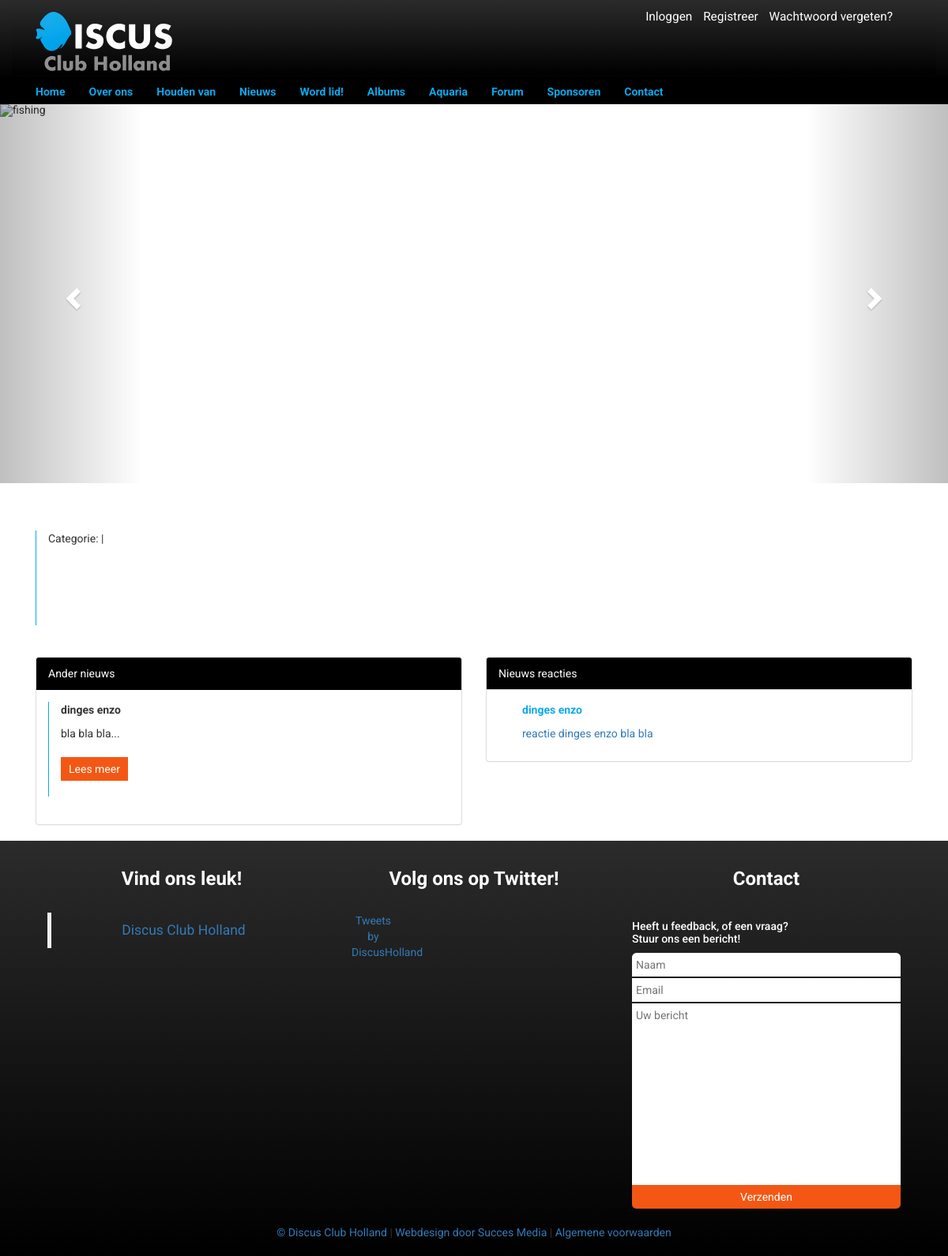
The page / on the database its author committed.
### tables this page shows
CREATE TABLE IF NOT EXISTS `news` (
  `id` INT NOT NULL AUTO_INCREMENT,
  `sub_category_id` INT NOT NULL,
  `title` VARCHAR(100) NOT NULL,
  `content` TEXT NOT NULL,
  `created_at` TIMESTAMP NULL DEFAULT NULL,
  `last_changed` TIMESTAMP NOT NULL DEFAULT CURRENT_TIMESTAMP ON UPDATE CURRENT_TIMESTAMP,
  `deleted_at` TIMESTAMP NULL,
  PRIMARY KEY (`id`),
  INDEX `fk_news_sub_category1_idx` (`sub_category_id` ASC),
  CONSTRAINT `fk_news_sub_category1`
    FOREIGN KEY (`sub_category_id`)
    REFERENCES `sub_category` (`id`)
    ON DELETE NO ACTION
    ON UPDATE NO ACTION);

CREATE TABLE IF NOT EXISTS `news_reply` (
  `id` INT NOT NULL AUTO_INCREMENT,
  `user_id` INT NOT NULL,
  `content` TEXT NOT NULL,
  `news_id` INT NOT NULL,
  `created_at` TIMESTAMP NULL DEFAULT NULL,
  `deleted_at` TIMESTAMP NULL,
  `last_changed` TIMESTAMP NOT NULL DEFAULT CURRENT_TIMESTAMP ON UPDATE CURRENT_TIMESTAMP,
  PRIMARY KEY (`id`),
  INDEX `fk_news_reply_user1_idx` (`user_id` ASC),
  INDEX `fk_news_reply_news1_idx` (`news_id` ASC),
  CONSTRAINT `fk_news_reply_user1`
    FOREIGN KEY (`user_id`)
    REFERENCES `user` (`id`)
    ON DELETE NO ACTION
    ON UPDATE NO ACTION,
  CONSTRAINT `fk_news_reply_news1`
    FOREIGN KEY (`news_id`)
    REFERENCES `news` (`id`)
    ON DELETE NO ACTION
    ON UPDATE NO ACTION);

### index.php (the view, shortened to what this page needs)
<?php require_once("includes/tools/security.php"); ?>
<!DOCTYPE html>
<html lang="en">
<head>
    <link rel="stylesheet" href="/css/style.css">
    <link rel="stylesheet" href="https://maxcdn.bootstrapcdn.com/bootstrap/3.3.7/css/bootstrap.min.css">
    <link rel="stylesheet" href="https://maxcdn.bootstrapcdn.com/font-awesome/4.4.0/css/font-awesome.min.css">
</head>
<body>
    <?php
        require_once("includes/components/nav.php");
        require_once("includes/components/slider.php");
        $result = $dbc->prepare("SELECT * FROM `topic` JOIN sub_category ON category_id JOIN user ON user_id WHERE state_id = 3");
        $result->execute();
        $text = $result->fetch(PDO::FETCH_ASSOC);
      ?>
    <div class="container main">
        <div class="row">
            <br><br>
            <div class="col-md-12 ">
                <div class="verticalLine ">
                    <div class="verticalLineRuimte">
                        Categorie: <?php echo $text['name']; ?> | <?php echo $text['created_at']; ?>
                        <br><br>
                        <br><br> <?php echo ucfirst($text['first_name']) ." ".  ucfirst($text['last_name']); ?>
                        <br><br> <?php echo ucfirst($text['signature']); ?>
                    </div>
                </div>
                <br><br>
            </div>
            <br><br>
            <div class="">
                <div class="col-md-6">
                    <div class="panel panel-default">
                        <div class="nieuws-box">
                            <div class="panel-heading border-color-black">Ander nieuws</div>
                            <div class="panel-body ">
                                <?php
                                $sth = $dbc->prepare("SELECT * FROM news");
                                $sth->execute();
                                $res = $sth->fetchAll(PDO::FETCH_ASSOC);
                                foreach($res as $key => $value) : ?>
                                    <div class=" col-md-12 verticalLine">
                                        <p><b><?php echo  $value['title']; ?></b></p>
                                        <?php echo strlen($value["content"]) > 200 ? substr($value['content'],0 ,200) . "..." : $value["content"];
                                        ?>
                                        <br><br>
                                        <a href="/news/post/<?php echo $value['id'];?>"><button class="lees-meer-btn" type="button" name="button">Lees meer</button></a>
                                        <br><br>
                                    </div>
                                    <br><div class="col-md-12"><br></div>
                                <?php endforeach; ?>
                                <br><br>
                            </div>
                        </div>
                    </div>
                </div>
                <div class="col-md-6">
                    <div class="panel panel-default ">
                        <div class="panel-heading border-color-black">Nieuws reacties</div>
                        <div class="panel-body">
                            <?php
                                $sth = $dbc->prepare("SELECT *, news_reply.content, news_reply.id, news.id as news_id FROM news_reply JOIN news ON news.id = news_reply.news_id ORDER BY news_reply.created_at DESC LIMIT 5");
                                $sth->execute();
                                $res = $sth->fetchAll(PDO::FETCH_ASSOC);
                                foreach($res as $key => $value) : ?>
                                <div class="box">
                                    <div class="col-md-12">
                                        <a href="/news/post/<?php echo $value['news_id']; ?>">
                                            <div class="col-md-12">
                                                <p class="title-box-color">
                                                    <b><?php echo $value["title"]; ?></b>
                                                </p>
                                                <p>
                                                <?php echo strlen($value["content"]) > 45 ? substr($value["content"], 0, 45) . "..." : $value["content"]; ?>
                                            </div>
                                        </a>
                                    </div>
                                </div>
                                <?php endforeach; ?>
                        </div>
                    </div>
                </div>
            </div>
        </div>
    </div>
    <footer>
        <?php require 'includes/components/footer.php' ; ?>
    </footer>
</body>
</html>

### css/style.css (style rules this page uses)
* { font-family: 'Roboto', sans-serif; }
body { margin: 0; padding: 0; overflow-x: hidden; }
.main { min-height: 50vh; }
.title-box-color { color: #0ba8ec; }
.lees-meer-btn { padding: 5px 10px 5px 10px; background: #f45713; color: white; border: none; transition: all 300ms; }
.row { margin-right: 0px !important; margin-left: 0px !important; }
.border-color-black { background-color: #000 !important; color: white !important; }
.verticalLine { border-left: 1px solid #0ba8ec; }
.verticalLineRuimte { margin-left: 15px; }

### rows shown on the page
news: title "dinges enzo", content "bla bla bla..."
news_reply: news.title "dinges enzo", content "reactie dinges enzo bla bla"
